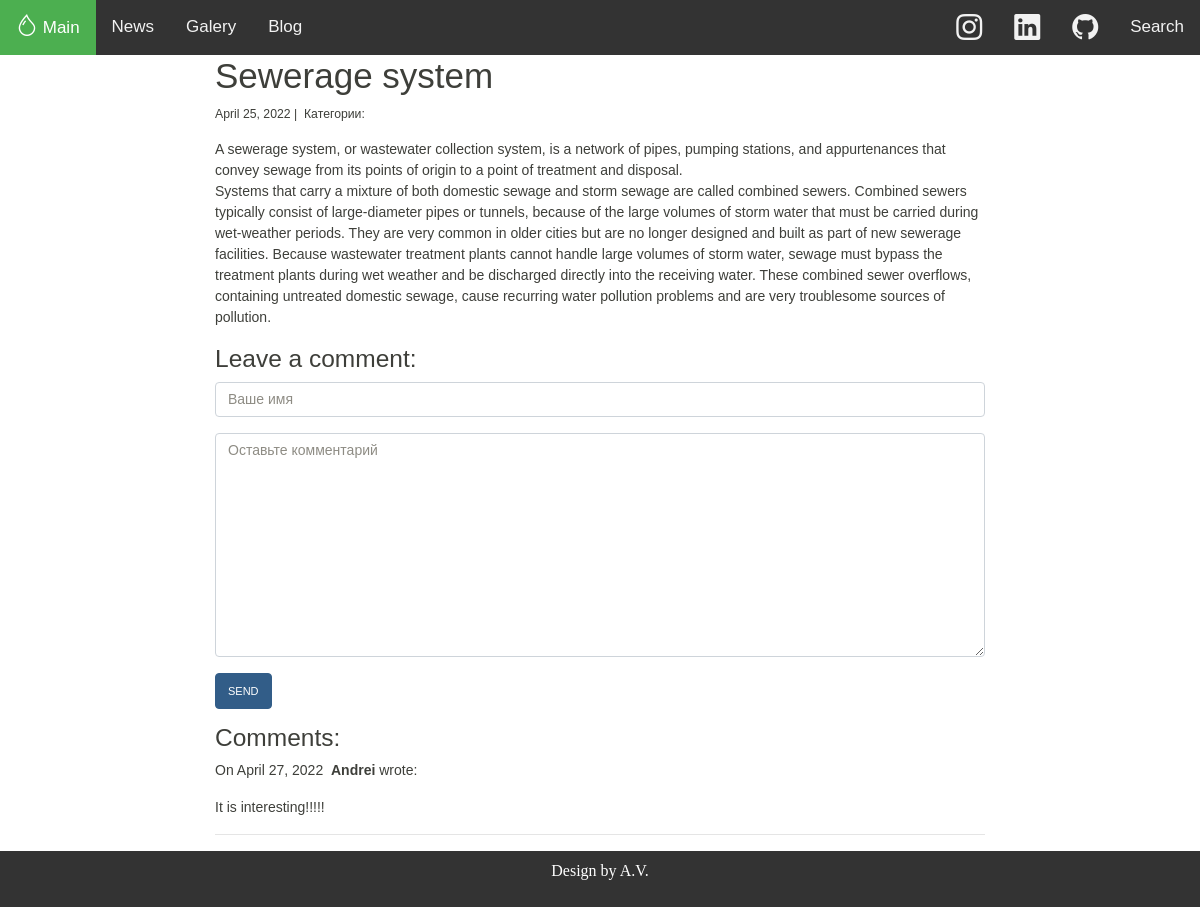
The app's page /blog/2/ with its own data.
### blog/models.py (models this page shows)
class Post(models.Model):
    title = models.CharField(max_length = 255)
    body = models.TextField()
    created_on = models.DateTimeField(auto_now_add=True)
    last_modifield = models.DateTimeField(auto_now=True)
    category = models.ManyToManyField('Category', related_name='posts')

class Comment(models.Model):
    author = models.CharField(max_length = 50)
    body = models.TextField()
    created_on = models.DateTimeField(auto_now_add=True)
    post = models.ForeignKey('Post', on_delete = models.CASCADE)

### blog/views.py (the view, shortened to what this page needs)
# urls.py: path('<int:pk>/', views.blog_detail, name='blog_detail'),
def blog_detail(request, pk):
    post = Post.objects.get(pk=pk)
    form = CommentForm()
    comments = Comment.objects.filter(post=post)
    context = {
        'post':post,
        'comments': comments,
        'form':form,
    }
    return render(request, 'blog_detail.html', context)

### blog/forms.py
class CommentForm(forms.Form):
    author = forms.CharField(
        max_length=60,
        widget=forms.TextInput(attrs={
            'class':'form-control',
            'placeholder':'Ваше имя'
        })
    )
    body = forms.CharField(widget=forms.Textarea(
        attrs={
            'class':'form-control',
            'placeholder':'Оставьте комментарий'
        }
    ))

### blog/templates/blog_detail.html (shortened to what this page needs)
{% extends 'base.html' %}
{% block page_content %}
<div class = "col-md-8 offset-md-2">
    <h1>{{ post.title }}</h1>
    <small>
        {{ post.created_on.date }} |&nbsp;
        Категории:&nbsp;
    </small>
    <p>{{ post.body | linebreaks }}</p>
    <h3>Leave a comment:</h3>
    <form action="/blog/{{ post.pk }}/" method="post">
        <div class="form-group">
            {{ form.author }}
        </div>
        <div class="form-group">
            {{ form.body }}
        </div>
        <button type="submit" class="btn btn-primary">Send</button>
    </form>
    <h3>Comments:</h3>
    {% for comment in comments %}
    <p>
        On {{ comment.created_on.date }}&nbsp;
        <b>{{ comment.author }}</b> wrote:
    </p>
    <p>{{ comment.body }}</p>
    <hr>
    {% endfor %}
</div>
{% endblock %}

### templates/base.html (style rules this page uses)
body { margin: 0; font-family: Arial, Helvetica, sans-serif; }

### records on screen
Post: title "Sewerage system", created_on "April 25, 2022", body "A sewerage system, or wastewater collection system, is a network of pipes, pumping stations, and appurtenances that convey sewage from its points of origin to a point of treatment and disposal. Systems that carry a mixture of both domestic sewage and storm sewage are called combined sewers. Combined sewers typically consist of large-diameter pipes or tunnels, because of the large volumes of storm water that must be carried during wet-weather periods. They are very common in older cities but are no longer designed and built as part of new sewerage facilities. Because wastewater treatment plants cannot handle large volumes of storm water, sewage must bypass the treatment plants during wet…"
Comment: created_on "April 27, 2022", author "Andrei", body "It is interesting!!!!!"
